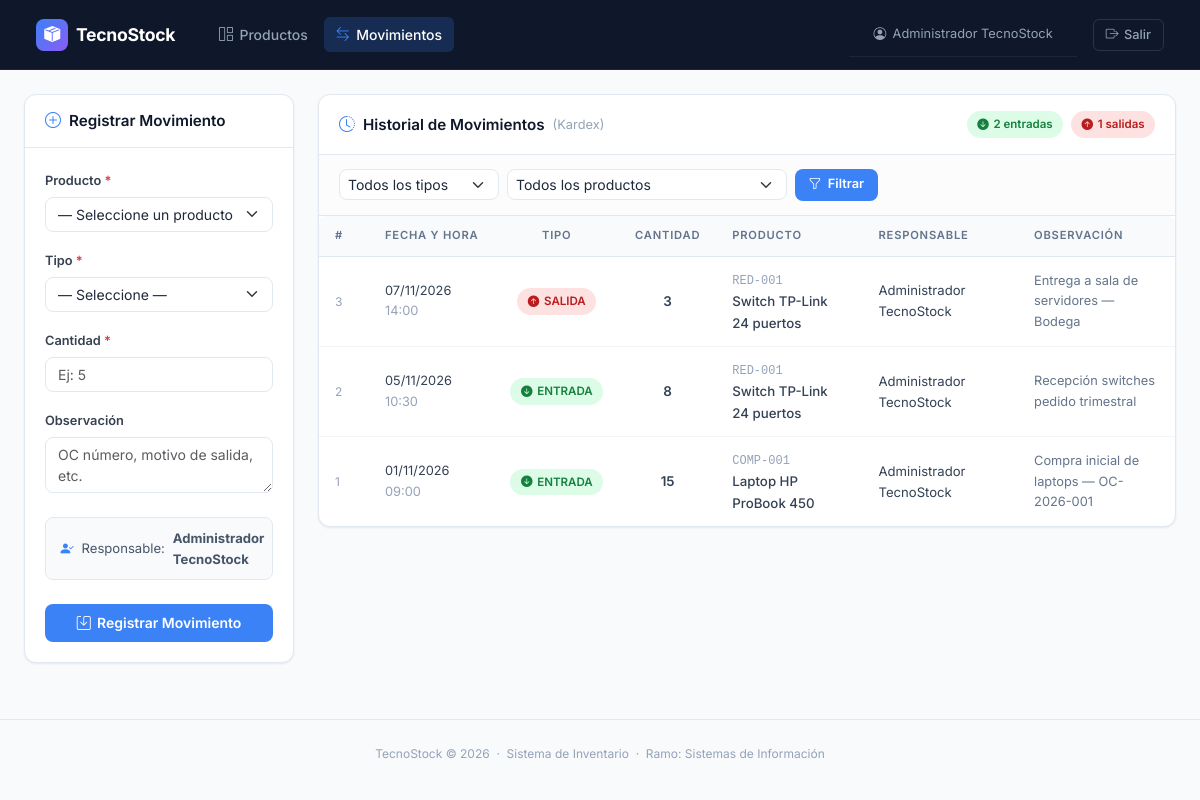
The app's page /movimientos.php (signed in) with its own data.
### tables this page shows
CREATE TABLE movimiento (
    id_movimiento INT UNSIGNED   NOT NULL AUTO_INCREMENT,
    fecha_hora    DATETIME        NOT NULL DEFAULT CURRENT_TIMESTAMP,
    tipo          ENUM('ENTRADA','SALIDA') NOT NULL,
    cantidad      INT             NOT NULL,
    observacion   TEXT,
    id_producto   INT UNSIGNED    NOT NULL,
    id_usuario    INT UNSIGNED    NOT NULL,
    CONSTRAINT pk_movimiento       PRIMARY KEY (id_movimiento),
    CONSTRAINT chk_cantidad        CHECK (cantidad > 0),
    CONSTRAINT fk_mov_producto     FOREIGN KEY (id_producto)
        REFERENCES producto (id_producto) ON DELETE RESTRICT ON UPDATE CASCADE,
    CONSTRAINT fk_mov_usuario      FOREIGN KEY (id_usuario)
        REFERENCES usuario (id_usuario) ON DELETE RESTRICT ON UPDATE CASCADE
);

CREATE TABLE producto (
    id_producto  INT UNSIGNED    NOT NULL AUTO_INCREMENT,
    codigo       VARCHAR(50)     NOT NULL,
    nombre       VARCHAR(150)    NOT NULL,
    descripcion  TEXT,
    precio       DECIMAL(12,2)   NOT NULL DEFAULT 0.00,
    stock_actual INT             NOT NULL DEFAULT 0,
    stock_minimo INT             NOT NULL DEFAULT 0,
    estado       TINYINT(1)      NOT NULL DEFAULT 1,
    id_categoria INT UNSIGNED    NOT NULL,
    CONSTRAINT pk_producto         PRIMARY KEY (id_producto),
    CONSTRAINT uq_producto_codigo  UNIQUE (codigo),
    CONSTRAINT chk_precio          CHECK (precio       >= 0),
    CONSTRAINT chk_stock_actual    CHECK (stock_actual >= 0),
    CONSTRAINT chk_stock_minimo    CHECK (stock_minimo >= 0),
    CONSTRAINT fk_producto_cat     FOREIGN KEY (id_categoria)
        REFERENCES categoria (id_categoria) ON DELETE RESTRICT ON UPDATE CASCADE
);

CREATE TABLE usuario (
    id_usuario  INT UNSIGNED    NOT NULL AUTO_INCREMENT,
    nombre      VARCHAR(100)    NOT NULL,
    correo      VARCHAR(150)    NOT NULL,
    clave       VARCHAR(255)    NOT NULL,           
    estado      TINYINT(1)      NOT NULL DEFAULT 1,
    CONSTRAINT pk_usuario       PRIMARY KEY (id_usuario),
    CONSTRAINT uq_usuario_correo UNIQUE (correo)
);

### db.php (called while the page is built, shortened)
<?php
function e(mixed $value): string
{
    return htmlspecialchars((string) $value, ENT_QUOTES | ENT_SUBSTITUTE, 'UTF-8');
}

### movimientos.php (the view, shortened to what this page needs)
<?php
require_once 'db.php';
$pdo      = getPDO();
$sqlHist = 'SELECT m.id_movimiento, m.fecha_hora, m.tipo, m.cantidad, m.observacion,
                   p.nombre AS producto_nombre, p.codigo AS producto_codigo,
                   u.nombre AS usuario_nombre
              FROM movimiento m
              INNER JOIN producto p ON p.id_producto = m.id_producto
              INNER JOIN usuario  u ON u.id_usuario  = m.id_usuario
             WHERE 1=1';
$histParams = [];
$sqlHist .= ' ORDER BY m.fecha_hora DESC LIMIT 200';
$stHist = $pdo->prepare($sqlHist);
$stHist->execute($histParams);
$historial = $stHist->fetchAll();
$totalEntradas = 0; $totalSalidas = 0;
foreach ($historial as $m) {
    if ($m['tipo'] === 'ENTRADA') $totalEntradas++;
    else $totalSalidas++;
}
?>
<!DOCTYPE html>
<html lang="es">
<head>
    <link rel="stylesheet" href="https://cdn.jsdelivr.net/npm/bootstrap@5.3.3/dist/css/bootstrap.min.css">
    <link rel="stylesheet" href="https://cdn.jsdelivr.net/npm/bootstrap-icons@1.11.3/font/bootstrap-icons.min.css">
    <link rel="stylesheet" href="style.css">
</head>
<body>
<nav class="navbar navbar-expand-lg ts-navbar">
    <div class="container-fluid">
        <a class="navbar-brand" href="index.php">
            <span class="brand-icon"><i class="bi bi-box-seam-fill"></i></span>
            TecnoStock
        </a>
        <div class="collapse navbar-collapse" id="navMenu">
            <ul class="navbar-nav me-auto ms-3 gap-1">
                <li class="nav-item">
                    <a class="nav-link" href="index.php">
                        <i class="bi bi-grid-1x2"></i> Productos
                    </a>
                </li>
                <li class="nav-item">
                    <a class="nav-link active" href="movimientos.php">
                        <i class="bi bi-arrow-left-right"></i> Movimientos
                    </a>
                </li>
            </ul>
            <div class="d-flex align-items-center gap-3">
                <span class="ts-navbar nav-user">
                    <i class="bi bi-person-circle"></i>
                    <?= e($_SESSION['nombre']) ?>
                </span>
                <a href="logout.php" class="btn-logout">
                    <i class="bi bi-box-arrow-right"></i> Salir
                </a>
            </div>
        </div>
    </div>
</nav>
<div class="container-fluid px-4 py-4" style="max-width:1400px;">
    <div class="row g-4">
        <div class="col-xl-3 col-lg-4">
            <div class="ts-card">
                <div class="ts-card-header">
                    <h5>
                        <i class="bi bi-plus-circle"></i>
                        Registrar Movimiento
                    </h5>
                </div>
                <div class="ts-card-body">
                    <form id="formMovimiento" method="POST" action="movimientos.php" novalidate>
                        <div class="mb-3">
                            <label for="id_producto" class="form-label">
                                Producto <span class="text-danger">*</span>
                            </label>
                            <select id="id_producto" name="id_producto" class="form-select" required>
                                <option value="">— Seleccione un producto —</option>
                            </select>
                        </div>
                        <div class="mb-3">
                            <label for="tipo" class="form-label">
                                Tipo <span class="text-danger">*</span>
                            </label>
                            <select id="tipo" name="tipo" class="form-select" required>
                                <option value="">— Seleccione —</option>
                            </select>
                        </div>
                        <div class="mb-3">
                            <label for="cantidad" class="form-label">
                                Cantidad <span class="text-danger">*</span>
                            </label>
                            <input type="number" id="cantidad" name="cantidad" class="form-control"
                                   min="1" step="1" placeholder="Ej: 5" required>
                        </div>
                        <div class="mb-4">
                            <label for="observacion" class="form-label">Observación</label>
                            <textarea id="observacion" name="observacion" class="form-control"
                                      rows="2" placeholder="OC número, motivo de salida, etc."></textarea>
                        </div>
                        <div class="ts-info-box mb-4">
                            <i class="bi bi-person-check-fill"></i>
                            Responsable: <strong><?= e($_SESSION['nombre']) ?></strong>
                        </div>
                        <button type="submit" class="btn-ts-primary w-100 justify-content-center py-2">
                            <i class="bi bi-save"></i> Registrar Movimiento
                        </button>
                    </form>
                </div>
            </div>
        </div>
        <div class="col-xl-9 col-lg-8">
            <div class="ts-card">
                <div class="ts-card-header">
                    <h5>
                        <i class="bi bi-clock-history"></i>
                        Historial de Movimientos
                        <span style="font-weight:400;color:#94a3b8;font-size:.8rem;">(Kardex)</span>
                    </h5>
                    <div class="d-flex align-items-center gap-2">
                        <span class="ts-badge-entrada">
                            <i class="bi bi-arrow-down-circle-fill"></i>
                            <?= $totalEntradas ?> entradas
                        </span>
                        <span class="ts-badge-salida">
                            <i class="bi bi-arrow-up-circle-fill"></i>
                            <?= $totalSalidas ?> salidas
                        </span>
                    </div>
                </div>
                <div class="ts-toolbar">
                    <form method="GET" action="movimientos.php"
                          class="d-flex flex-wrap gap-2 w-100 align-items-center">
                        <select name="tipo" class="form-select form-select-sm" style="max-width:160px;">
                            <option value="">Todos los tipos</option>
                        </select>
                        <select name="producto" class="form-select form-select-sm flex-grow-1" style="max-width:280px;">
                            <option value="0">Todos los productos</option>
                        </select>
                        <button type="submit" class="btn-ts-primary" style="padding:.35rem .85rem;font-size:.8rem;">
                            <i class="bi bi-funnel"></i> Filtrar
                        </button>
                    </form>
                </div>
                <div style="overflow-x:auto;">
                    <table class="ts-table">
                        <thead>
                            <tr>
                                <th style="width:50px;">#</th>
                                <th>Fecha y Hora</th>
                                <th class="text-center">Tipo</th>
                                <th class="text-center">Cantidad</th>
                                <th>Producto</th>
                                <th class="ts-hide-mobile">Responsable</th>
                                <th class="ts-hide-mobile">Observación</th>
                            </tr>
                        </thead>
                        <tbody>
                        <?php if (empty($historial)): ?>
                            <tr>
                                <td colspan="7">
                                    <div class="ts-empty">
                                        <i class="bi bi-clock-history"></i>
                                        <p>No hay movimientos registrados con los filtros aplicados.</p>
                                    </div>
                                </td>
                            </tr>
                        <?php else: ?>
                            <?php foreach ($historial as $m): ?>
                            <tr>
                                <td style="color:#94a3b8;font-size:.75rem;"><?= (int)$m['id_movimiento'] ?></td>
                                <td style="white-space:nowrap;font-size:.8rem;">
                                    <?= e(date('d/m/Y', strtotime($m['fecha_hora']))) ?>
                                    <br>
                                    <span style="color:#94a3b8;"><?= e(date('H:i', strtotime($m['fecha_hora']))) ?></span>
                                </td>
                                <td class="text-center">
                                    <?php if ($m['tipo'] === 'ENTRADA'): ?>
                                        <span class="ts-badge-entrada">
                                            <i class="bi bi-arrow-down-circle-fill"></i> ENTRADA
                                        </span>
                                    <?php else: ?>
                                        <span class="ts-badge-salida">
                                            <i class="bi bi-arrow-up-circle-fill"></i> SALIDA
                                        </span>
                                    <?php endif; ?>
                                </td>
                                <td class="text-center" style="font-weight:600;">
                                    <?= (int)$m['cantidad'] ?>
                                </td>
                                <td>
                                    <span class="fw-mono text-xs" style="color:#94a3b8;">
                                        <?= e($m['producto_codigo']) ?>
                                    </span>
                                    <br>
                                    <span style="font-size:.83rem;font-weight:500;">
                                        <?= e($m['producto_nombre']) ?>
                                    </span>
                                </td>
                                <td class="ts-hide-mobile" style="font-size:.82rem;">
                                    <?= e($m['usuario_nombre']) ?>
                                </td>
                                <td class="ts-hide-mobile" style="font-size:.8rem;color:#64748b;max-width:200px;">
                                    <?= $m['observacion'] !== '' ? e($m['observacion']) : '<span style="color:#cbd5e1;">—</span>' ?>
                                </td>
                            </tr>
                            <?php endforeach; ?>
                        <?php endif; ?>
                        </tbody>
                    </table>
                </div>
            </div>
        </div>
    </div>
</div>
<footer class="ts-footer">
    TecnoStock &copy; <?= date('Y') ?> &nbsp;·&nbsp; Sistema de Inventario &nbsp;·&nbsp; Ramo: Sistemas de Información
</footer>
</body>
</html>

### records on screen
movimiento: id_movimiento "3", fecha_hora "07/11/2026", fecha_hora "14:00", tipo "SALIDA" (drawn), cantidad "3", id_producto.codigo "RED-001", id_producto.nombre "Switch TP-Link 24 puertos", id_usuario.nombre "Administrador TecnoStock", observacion "Entrega a sala de servidores — Bodega"
movimiento: id_movimiento "2", fecha_hora "05/11/2026", fecha_hora "10:30", tipo "ENTRADA" (drawn), cantidad "8", id_producto.codigo "RED-001", id_producto.nombre "Switch TP-Link 24 puertos", id_usuario.nombre "Administrador TecnoStock", observacion "Recepción switches pedido trimestral"
movimiento: id_movimiento "1", fecha_hora "01/11/2026", fecha_hora "09:00", tipo "ENTRADA" (drawn), cantidad "15", id_producto.codigo "COMP-001", id_producto.nombre "Laptop HP ProBook 450", id_usuario.nombre "Administrador TecnoStock", observacion "Compra inicial de laptops — OC-2026-001"

### other values on screen
$_SESSION['nombre'] "Administrador TecnoStock"
$totalEntradas "2"
$totalSalidas "1"
